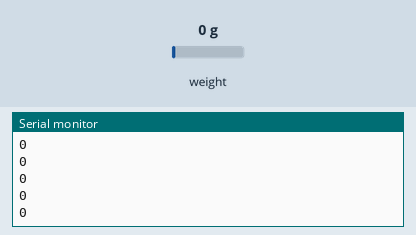
A sketch run on a simulated Arduino Uno, built with avr-gcc and run on an emulated ATmega328P. Shown: the last lines printed to the serial monitor. Inputs (shaded band) come from the test bench; at power-on: weight on the scale 0 g.

Above: at 1.2 s.
1.3 s: weight on the scale set to 100 g
At 1.37 s:
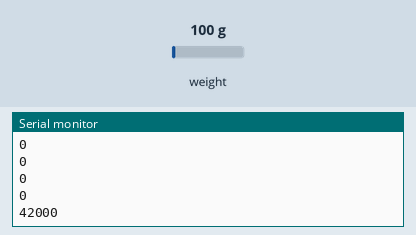
2.8 s: weight on the scale set to 1250 g
At 2.84 s:
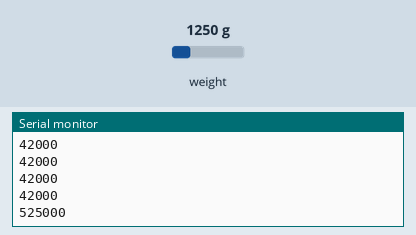
Timing chart, 0 to 5.8 s (numbered marks = the images above; inputs shaded):
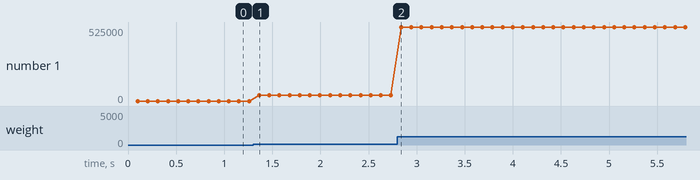

Measured:
- after the input at 1.3 s, the serial monitor: prints a new line after 0.06 s (image 1)
- after the input at 2.8 s, the serial monitor: prints a new line at once (image 2)
- plotted number 1: 0 → 42000 after the input at 1.3 s, 42000 → 525000 after the input at 2.8 s

The sketch:

Pressure_Sensor_with_HX711lib.ino
```cpp
#include "HX711.h"

HX711 scale;

void setup() {

  Serial.begin(38400);

  //Serial.println("HX710B Demo with HX711 Library");

  //Serial.println("Initializing the scale");

  // parameter "gain" is ommited; the default value 128 is used by the library

  // HX711.DOUT               - pin #A1

  // HX711.PD_SCK           - pin #A0

  scale.begin(A1, A0);

  //Serial.println("Before setting up the scale:");

  //Serial.print("read: \t\t");

  //Serial.println(scale.read());                                  // print a raw reading from the ADC

  //Serial.print("read average: \t\t");

  //Serial.println(scale.read_average(20));              // print the average of 20 readings from the ADC

  //Serial.print("get value: \t\t");

  //Serial.println(scale.get_value(5)); // print the average of 5 readings from the ADC minus the tare weight (not set yet)

  //Serial.print("get units: \t\t");

  //Serial.println(scale.get_units(5), 1); // print the average of 5 readings from the ADC minus tare weight (not set) divided

                                         // by the SCALE parameter (not set yet)
  //scale.set_scale(2280.f); // this value is obtained by calibrating the scale with known weights; see the README for details

  //scale.tare(); // reset the scale to 0

  //Serial.println("After setting up the scale:");

  //Serial.print("read: \t\t");

  //Serial.println(scale.read());   // print a raw reading from the ADC

  //Serial.print("read average: \t\t");

  //Serial.println(scale.read_average(20)); // print the average of 20 readings from the ADC

  //Serial.print("get value: \t\t");

 // Serial.println(scale.get_value(5)); // print the average of 5 readings from the ADC minus the tare weight, set with tare()

  //Serial.print("get units: \t\t");
//
 // Serial.println(scale.get_units(5), 1); // print the average of 5 readings from the ADC minus tare weight, divided

                                          // by the SCALE parameter set with set_scale

  //Serial.println("Readings:");

}

void loop() {
  Serial.println(scale.read());

  //Serial.print("one reading:\t");

  //Serial.println(float(scale.get_units()), 1);

  //Serial.print("\t| average:\t");

  //Serial.println(scale.get_units(10), 1);


  //scale.power_down();                                                  // put the ADC in sleep mode

  delay(5);

  //scale.power_up();

}
```
